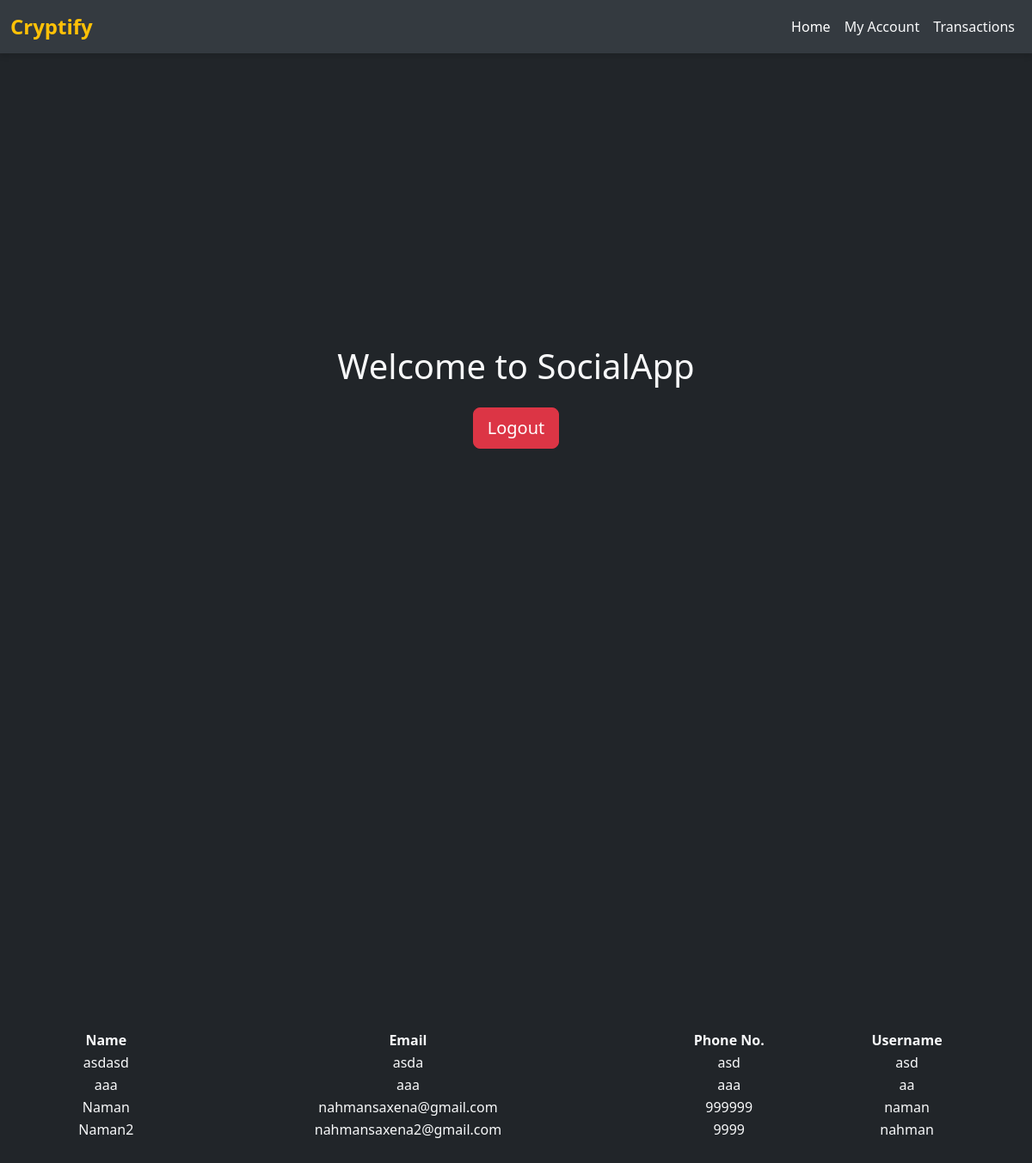
The page /home on the database its author committed.
### models.py (models this page shows)
class User(db.Model):
    user_id = db.Column(db.Integer, primary_key=True)
    fullname = db.Column(db.String(50), nullable=False)
    email = db.Column(db.String(50), nullable=False)
    phone_no = db.Column(db.Integer, nullable=False)
    username = db.Column(db.String(50), nullable=False)
    password = db.Column(db.String(50), nullable=False)

### routes.py (the view)
    @app.route('/home')
    def home():
        users = User.query.all()
        return render_template('home.html',users=users)

### templates/home.html (shortened to what this page needs)
<!DOCTYPE html>
<html lang="en">
<head>
    <link href="https://cdn.jsdelivr.net/npm/bootstrap@5.3.1/dist/css/bootstrap.min.css" rel="stylesheet">
</head>
<body class="bg-dark text-light text-center">
    {% include 'bgtemplate.html' %}
    <div class="container d-flex flex-column justify-content-center align-items-center vh-100">
        <h1 class="mb-4">Welcome to SocialApp</h1>
        <a href="/logout" class="btn btn-danger btn-lg">Logout</a>
    </div>
    <div class="container d-flex flex-column justify-content-center align items-center vh-100">
        <table>
            <tr>
                <th>Name</th>
                <th>Email</th>
                <th>Phone No.</th>
                <th>Username</th>
            </tr>
            {% for current_user in users %}
            <tr>
                <td>{{current_user.fullname}}</td>
                <td>{{current_user.email}}</td>
                <td>{{current_user.phone_no}}</td>
                <td>{{current_user.username}}</td>
            </tr>
            {% endfor %}
        </table>
    </div>
</body>
</html>

### templates/bgtemplate.html (shortened to what this page needs)
<!DOCTYPE html>
<html lang="en">
<head>
    <link href="https://cdn.jsdelivr.net/npm/bootstrap@5.3.1/dist/css/bootstrap.min.css" rel="stylesheet">
</head>
<body>
    <nav class="navbar navbar-expand-lg navbar-dark">
        <div class="container-fluid">
            <a class="navbar-brand" href="#">Cryptify</a>
            <div class="collapse navbar-collapse" id="navbarNav">
                <ul class="navbar-nav ms-auto">
                    <li class="nav-item">
                        <a class="nav-link active" aria-current="page" href="#">Home</a>
                    </li>
                    <li class="nav-item">
                        <a class="nav-link" href="#">My Account</a>
                    </li>
                    <li class="nav-item">
                        <a class="nav-link" href="#">Transactions</a>
                    </li>
                </ul>
            </div>
        </div>
    </nav>
</body>
</html>

### templates/bgtemplate.html (style rules this page uses)
.navbar-dark { background-color: #343a40; box-shadow: 0 4px 6px rgba(0, 0, 0, 0.1); }
.navbar-dark .nav-link { color: #f8f9fa; transition: color 0.3s ease; }
.navbar-brand { font-weight: bold; font-size: 1.5rem; color: #ffc107; }

### rows shown on the page
User: fullname "asdasd", email "asda", phone_no "asd", username "asd"
User: fullname "aaa", email "aaa", phone_no "aaa", username "aa"
User: fullname "Naman", email "nahmansaxena@gmail.com", phone_no "999999", username "naman"
User: fullname "Naman2", email "nahmansaxena2@gmail.com", phone_no "9999", username "nahman"
